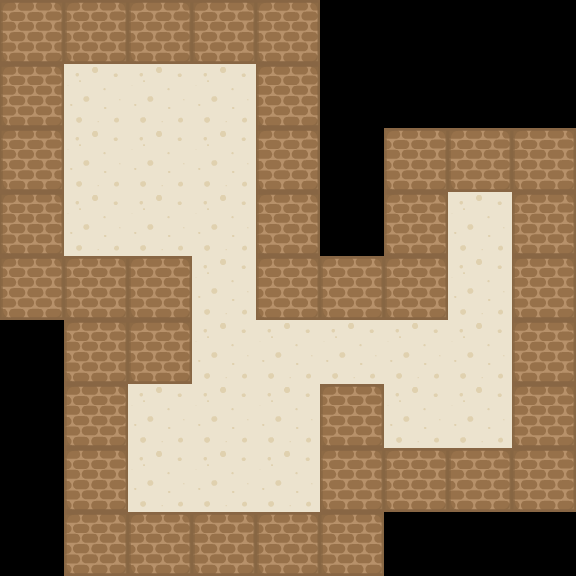

A level layout from a 2D game, rendered from its tile map. Below: a short description, then the map file with its tile-grid data intact:
An orthogonal 9x9 tile map with 64x64 px tiles, 2 tile layers (Слой тайлов 2, Слой тайлов 1), 2 tilesets and 19 objects (3x target, 3x box, player).

<map version="1.0" orientation="orthogonal" renderorder="right-down" width="9" height="9" tilewidth="64" tileheight="64" nextobjectid="22">
 <tileset firstgid="1" name="sprites" tilewidth="64" tileheight="64" tilecount="36" columns="6">
  <image source="../sprites/sokoban/sprites.png" width="421" height="421" />
 </tileset>
 <tileset firstgid="37" name="sprites-32" tilewidth="32" tileheight="32" tilecount="169" columns="13">
  <image source="../sprites/sokoban/sprites.png" width="421" height="421" />
 </tileset>
 <layer name="Слой тайлов 2" width="9" height="9">
  <data encoding="csv">
0,0,0,0,0,0,0,0,0,
0,14,14,14,0,0,0,0,0,
0,14,14,14,0,0,0,0,0,
0,14,14,14,0,0,0,14,0,
0,0,0,14,0,0,0,14,0,
0,0,0,14,14,14,14,14,0,
0,0,14,14,14,0,14,14,0,
0,0,14,14,14,0,0,0,0,
0,0,0,0,0,0,0,0,0
</data>
 </layer>
 <layer name="Слой тайлов 1" width="9" height="9">
  <data encoding="csv">
31,31,31,31,31,0,0,0,0,
31,0,0,0,31,0,0,0,0,
31,0,0,0,31,0,31,31,31,
31,0,0,0,31,0,31,0,31,
31,31,31,0,31,31,31,0,31,
0,31,31,0,0,0,0,0,31,
0,31,0,0,0,31,0,0,31,
0,31,0,0,0,31,31,31,31,
0,31,31,31,31,31,0,0,0
</data>
 </layer>
 <objectgroup name="targets">
  <object id="2" name="red" type="target" gid="199" x="465" y="241" width="32" height="32" />
  <object id="3" name="red" type="target" gid="199" x="465" y="305" width="32" height="32" />
  <object id="4" name="red" type="target" gid="199" x="464" y="369" width="32" height="32" />
 </objectgroup>
 <objectgroup name="boxes">
  <object id="5" name="red" type="box" gid="33" x="128" y="256" width="64" height="64" />
  <object id="6" name="red" type="box" gid="33" x="128" y="192" width="64" height="64" />
  <object id="8" name="red" type="box" gid="33" x="192" y="448" width="64" height="64" />
 </objectgroup>
 <objectgroup name="service">
  <object id="9" name="player" type="player" gid="18" x="256" y="384" width="64" height="64" />
 </objectgroup>
 <objectgroup name="collisions" visible="0">
  <object id="10" x="0" y="0" width="64" height="320" />
  <object id="11" x="64" y="0" width="256" height="64" />
  <object id="12" x="256" y="64" width="64" height="256" />
  <object id="13" x="320" y="256" width="128" height="64" />
  <object id="14" x="384" y="128" width="64" height="128" />
  <object id="15" x="448" y="128" width="128" height="64" />
  <object id="16" x="512" y="192" width="64" height="320" />
  <object id="17" x="320" y="384" width="64" height="192" />
  <object id="18" x="384" y="448" width="128" height="64" />
  <object id="19" x="64" y="512" width="256" height="64" />
  <object id="20" x="64" y="256" width="64" height="256" />
  <object id="21" x="128" y="256" width="64" height="128" />
 </objectgroup>
</map>
